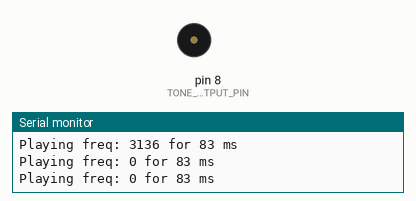
Recording of a sketch running on a simulated Arduino Uno, built with avr-gcc and run on an emulated ATmega328P. On the bench: buzzer (waves = sounding), the last lines printed to the serial monitor.

Above: at 1.21 s.
At 11.97 s:
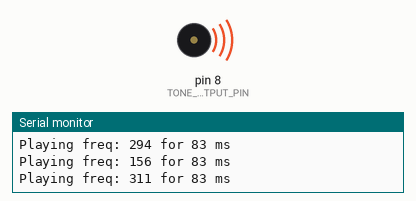
Timing chart, 0 to 12.3 s (numbered marks = the images above):
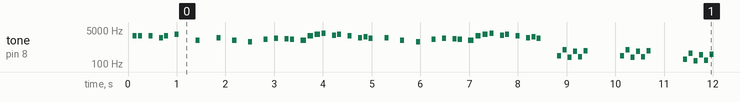

The sketch:

PlaySuperMarioTheme.ino
```cpp
/**
 * Plays the Super Mario main theme and the Underworld theme
 * Based on code by Dipto Pratyaksa, which seems to also
 * derive from the Arduino example: toneMelody.ino
 *
 * By Jon E. Froehlich
 * @jonfroehlich
 * http://makeabilitylab.io
 *
 */

#include "Notes.h"
#include "MarioMusic.h"

const int TONE_OUTPUT_PIN = 8;

void setup() {
  Serial.begin(9600);
  pinMode(TONE_OUTPUT_PIN, OUTPUT);
}

void loop() {
  Serial.println("Playing Mario Main Theme!");
  int arraySize = sizeof(mario_main_theme_melody) / sizeof(int);
  playMusic(mario_main_theme_melody, mario_main_theme_tempo, arraySize);
  Serial.println("Playing mario_underworld_melody!");
  arraySize = sizeof(mario_underworld_melody) / sizeof(int);
  playMusic(mario_underworld_melody, mario_underworld_tempo, arraySize);

  delay(1000);
}

void playMusic(const int* melody, const int* tempo, const int arraySize){
  Serial.println((String)"The size of the array is: " + arraySize);
  delay(100);

  for (int thisNote = 0; thisNote < arraySize; thisNote++) {
    // to calculate the note duration, take one second divided by the note type.
    //e.g. quarter note = 1000 / 4, eighth note = 1000/8, etc.
    int noteDuration = 1000 / tempo[thisNote];
    tone(TONE_OUTPUT_PIN, melody[thisNote], noteDuration);

    Serial.println((String)"Playing freq: " + melody[thisNote] + " for " + noteDuration + " ms");

    // to distinguish the notes, set a minimum time between them.
    // the note's duration + 30% seems to work well:
    int pauseBetweenNotes = noteDuration * 1.30;
    delay(pauseBetweenNotes);

    // stop the tone playing:
    noTone(TONE_OUTPUT_PIN);
  }
}
```

MarioMusic.h
```cpp
// Melody theme originally from Dipto Pratyaksa; March 31, 2013
// I found this gist: https://gist.githubusercontent.com/micdenny/9b2ad8a6fac1f4a7d679087194761ce0/raw/49316b01aaf8302f934181f20926ab234c83b959/super-mario.ino
//
// But also here:
// https://www.hackster.io/techarea98/super-mario-theme-song-with-piezo-buzzer-and-arduino-2cc461

//Mario main theme melody
int mario_main_theme_melody[] = {
  NOTE_E7, NOTE_E7, 0, NOTE_E7,
  0, NOTE_C7, NOTE_E7, 0,
  NOTE_G7, 0, 0,  0,
  NOTE_G6, 0, 0, 0,

  NOTE_C7, 0, 0, NOTE_G6,
  0, 0, NOTE_E6, 0,
  0, NOTE_A6, 0, NOTE_B6,
  0, NOTE_AS6, NOTE_A6, 0,

  NOTE_G6, NOTE_E7, NOTE_G7,
  NOTE_A7, 0, NOTE_F7, NOTE_G7,
  0, NOTE_E7, 0, NOTE_C7,
  NOTE_D7, NOTE_B6, 0, 0,

  NOTE_C7, 0, 0, NOTE_G6,
  0, 0, NOTE_E6, 0,
  0, NOTE_A6, 0, NOTE_B6,
  0, NOTE_AS6, NOTE_A6, 0,

  NOTE_G6, NOTE_E7, NOTE_G7,
  NOTE_A7, 0, NOTE_F7, NOTE_G7,
  0, NOTE_E7, 0, NOTE_C7,
  NOTE_D7, NOTE_B6, 0, 0
};

//Mario main them tempo
int mario_main_theme_tempo[] = {
  12, 12, 12, 12,
  12, 12, 12, 12,
  12, 12, 12, 12,
  12, 12, 12, 12,

  12, 12, 12, 12,
  12, 12, 12, 12,
  12, 12, 12, 12,
  12, 12, 12, 12,

  9, 9, 9,
  12, 12, 12, 12,
  12, 12, 12, 12,
  12, 12, 12, 12,

  12, 12, 12, 12,
  12, 12, 12, 12,
  12, 12, 12, 12,
  12, 12, 12, 12,

  9, 9, 9,
  12, 12, 12, 12,
  12, 12, 12, 12,
  12, 12, 12, 12,
};

//Underworld melody
int mario_underworld_melody[] = {
  NOTE_C4, NOTE_C5, NOTE_A3, NOTE_A4,
  NOTE_AS3, NOTE_AS4, 0,
  0,
  NOTE_C4, NOTE_C5, NOTE_A3, NOTE_A4,
  NOTE_AS3, NOTE_AS4, 0,
  0,
  NOTE_F3, NOTE_F4, NOTE_D3, NOTE_D4,
  NOTE_DS3, NOTE_DS4, 0,
  0,
  NOTE_F3, NOTE_F4, NOTE_D3, NOTE_D4,
  NOTE_DS3, NOTE_DS4, 0,
  0, NOTE_DS4, NOTE_CS4, NOTE_D4,
  NOTE_CS4, NOTE_DS4,
  NOTE_DS4, NOTE_GS3,
  NOTE_G3, NOTE_CS4,
  NOTE_C4, NOTE_FS4, NOTE_F4, NOTE_E3, NOTE_AS4, NOTE_A4,
  NOTE_GS4, NOTE_DS4, NOTE_B3,
  NOTE_AS3, NOTE_A3, NOTE_GS3,
  0, 0, 0
};

//Underworld tempo
int mario_underworld_tempo[] = {
  12, 12, 12, 12,
  12, 12, 6,
  3,
  12, 12, 12, 12,
  12, 12, 6,
  3,
  12, 12, 12, 12,
  12, 12, 6,
  3,
  12, 12, 12, 12,
  12, 12, 6,
  6, 18, 18, 18,
  6, 6,
  6, 6,
  6, 6,
  18, 18, 18, 18, 18, 18,
  10, 10, 10,
  10, 10, 10,
  3, 3, 3
};
```

Notes.h
```cpp
#define NOTE_B0  31
#define NOTE_C1  33
#define NOTE_CS1 35
#define NOTE_D1  37
#define NOTE_DS1 39
#define NOTE_E1  41
#define NOTE_F1  44
#define NOTE_FS1 46
#define NOTE_G1  49
#define NOTE_GS1 52
#define NOTE_A1  55
#define NOTE_AS1 58
#define NOTE_B1  62
#define NOTE_C2  65
#define NOTE_CS2 69
#define NOTE_D2  73
#define NOTE_DS2 78
#define NOTE_E2  82
#define NOTE_F2  87
#define NOTE_FS2 93
#define NOTE_G2  98
#define NOTE_GS2 104
#define NOTE_A2  110
#define NOTE_AS2 117
#define NOTE_B2  123
#define NOTE_C3  131
#define NOTE_CS3 139
#define NOTE_D3  147
#define NOTE_DS3 156
#define NOTE_E3  165
#define NOTE_F3  175
#define NOTE_FS3 185
#define NOTE_G3  196
#define NOTE_GS3 208
#define NOTE_A3  220
#define NOTE_AS3 233
#define NOTE_B3  247
#define NOTE_C4  262
#define NOTE_CS4 277
#define NOTE_D4  294
#define NOTE_DS4 311
#define NOTE_E4  330
#define NOTE_F4  349
#define NOTE_FS4 370
#define NOTE_G4  392
#define NOTE_GS4 415
#define NOTE_A4  440
#define NOTE_AS4 466
#define NOTE_B4  494
#define NOTE_C5  523
#define NOTE_CS5 554
#define NOTE_D5  587
#define NOTE_DS5 622
#define NOTE_E5  659
#define NOTE_F5  698
#define NOTE_FS5 740
#define NOTE_G5  784
#define NOTE_GS5 831
#define NOTE_A5  880
#define NOTE_AS5 932
#define NOTE_B5  988
#define NOTE_C6  1047
#define NOTE_CS6 1109
#define NOTE_D6  1175
#define NOTE_DS6 1245
#define NOTE_E6  1319
#define NOTE_F6  1397
#define NOTE_FS6 1480
#define NOTE_G6  1568
#define NOTE_GS6 1661
#define NOTE_A6  1760
#define NOTE_AS6 1865
#define NOTE_B6  1976
#define NOTE_C7  2093
#define NOTE_CS7 2217
#define NOTE_D7  2349
#define NOTE_DS7 2489
#define NOTE_E7  2637
#define NOTE_F7  2794
#define NOTE_FS7 2960
#define NOTE_G7  3136
#define NOTE_GS7 3322
#define NOTE_A7  3520
#define NOTE_AS7 3729
#define NOTE_B7  3951
#define NOTE_C8  4186
#define NOTE_CS8 4435
#define NOTE_D8  4699
#define NOTE_DS8 4978
```

Measured:
- by itself, tone on pin 8 (TONE_OUTPUT_PIN): plays 2637 Hz for 0.08 s, 2637 Hz for 0.08 s, 2637 Hz for 0.08 s, 2093 Hz for 0.08 s, 2637 Hz for 0.08 s, 3136 Hz for 0.08 s … (602 notes in this stretch)
